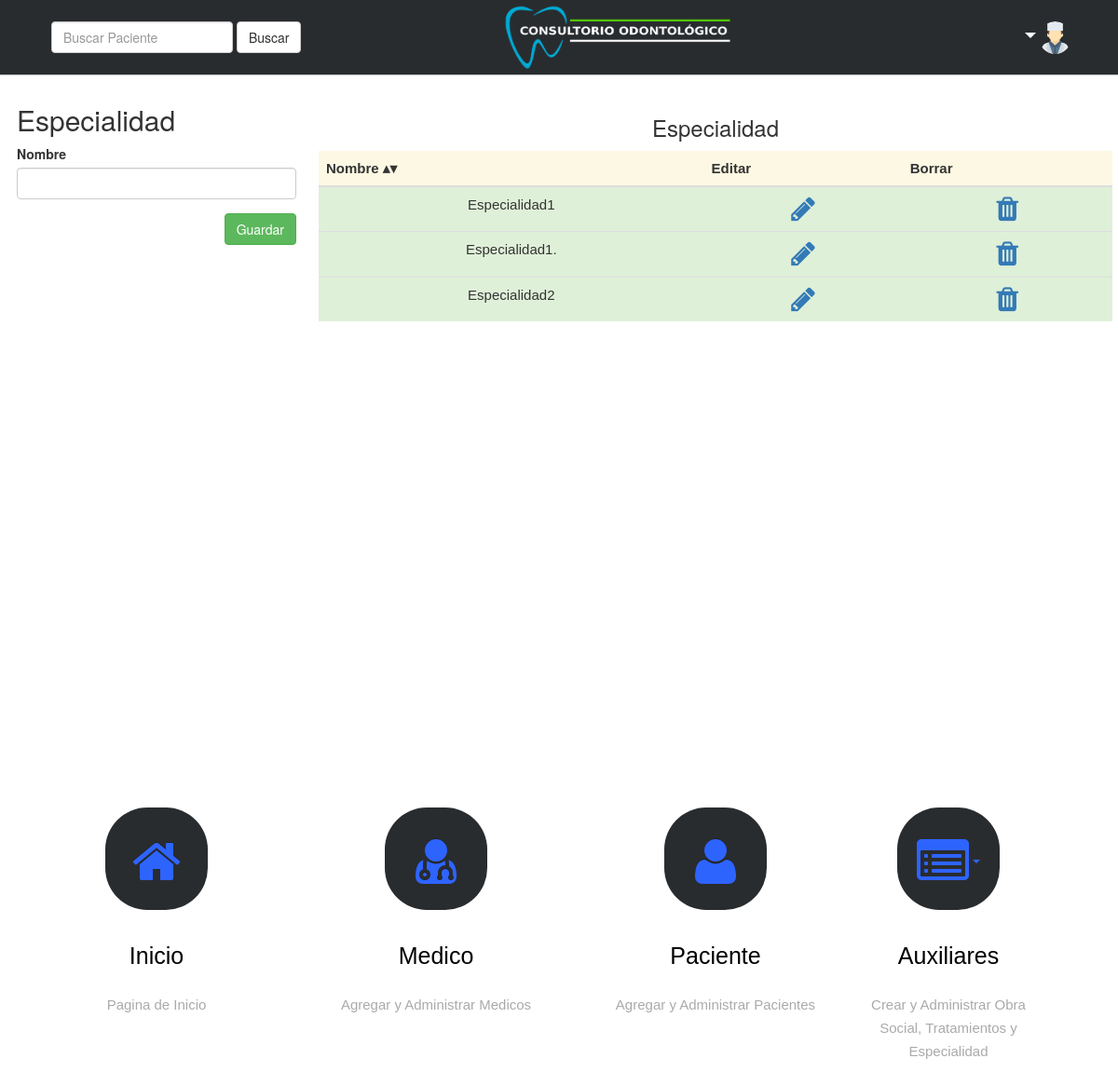
/nuevoEspecialidad (signed in), run on the app's committed database.
### aplicacionTurnos/models.py (models this page shows)
class Especialidad(models.Model):
    created = models.DateTimeField(auto_now_add=True)
    updated = models.DateTimeField(auto_now=True)
    nombre = models.CharField(max_length=50,blank=False)
    def __str__(self):
        return self.nombre

### aplicacionTurnos/views.py (the view)
# urls.py: url(r'^nuevoEspecialidad$', views.nuevoEspecialidad),
@login_required
def nuevoEspecialidad(request):
    especialidades = Especialidad.objects.all().order_by('nombre')
    if request.method == 'POST':
        form = especialidadForm(request.POST)
        if form.is_valid():
            form.save(commit=True)
            return redirect('/nuevoEspecialidad')
    else:
        form = especialidadForm()
    return render(request, 'aplicacionTurnos/nuevoEspecialidad.html',{'form':form, 'especialidades':especialidades})

### aplicacionTurnos/forms.py
class especialidadForm(forms.ModelForm):
    class Meta:
        model = Especialidad
        fields = ('nombre',)

### aplicacionTurnos/templatetags/bootstrap.py (called while the page is built)
@register.inclusion_tag('../templates/aplicacionTurnos/form_input.html')
def form_input(elem, attrs=''):
    return {'elem':elem, 'attrs':attrs}

### aplicacionTurnos/templates/aplicacionTurnos/nuevoEspecialidad.html (shortened to what this page needs)
{% extends 'aplicacionTurnos/baseABM.html' %}
{% load widget_tweaks %}
{% load bootstrap %}
    {% block ABM %}
        <h2>Especialidad</h2>
        <form method="POST">
          {% form_input form.nombre %}
          <div class="pull-right">
            <input type="submit" class="btn btn-success" value="Guardar"/>
          </div>
        </form>
        {% endblock%}
    {% block tablas %}
        <table class="table table-hover sortable">
            <h1 align=center><font size=5>Especialidad</font></h1>
            <tr>
              <th class="warning">Nombre</th>
              <th class="warning sorttable_nosort">Editar</th>
              <th class="warning sorttable_nosort">Borrar</th>
            </tr>
            {% for especialidad in especialidades %}
                    <td class="success">{{especialidad.nombre}}</td>
                    <td class="success"><a href="{% url 'aplicacionTurnos.views.editarEspecialidad' pk=especialidad.pk %}"><i class="fa fa-pencil fa-2x" aria-hidden="true"></i></a></td>
                    <td class="success"><a href="javascript:borrarConfirmacion({{especialidad.pk}},'{{especialidad}}')"><i class="fa fa-trash fa-2x" aria-hidden="true"></i></a></td>
            {% endfor %}
          </table>
    {% endblock %}

### aplicacionTurnos/static/css/style.css (style rules this page uses)
h2 { font: normal 20px Cookie, Arial, Helvetica, sans-serif; }
body { background-color: #e6e6e6; }
table { font: normal 15px Montserrat, Arial, Helvetica, sans-serif; }
td { text-align: center; border-spacing: 0px; }
tr { border-spacing: 0 }
table.sortable th:not(.sorttable_sorted):not(.sorttable_sorted_reverse):not(.sorttable_nosort):after { content: " \25B4\25BE" }

### aplicacionTurnos/static/css/fullcalendar.print.css (style rules this page uses)
th, td, hr, thead, tbody, .fc-row { border-color: #ccc !important; background: #fff !important; }

### data on the page
Especialidad: nombre "Especialidad1"
Especialidad: nombre "Especialidad1."
Especialidad: nombre "Especialidad2"

### other printed values
{{ elem.label }} "Nombre"
